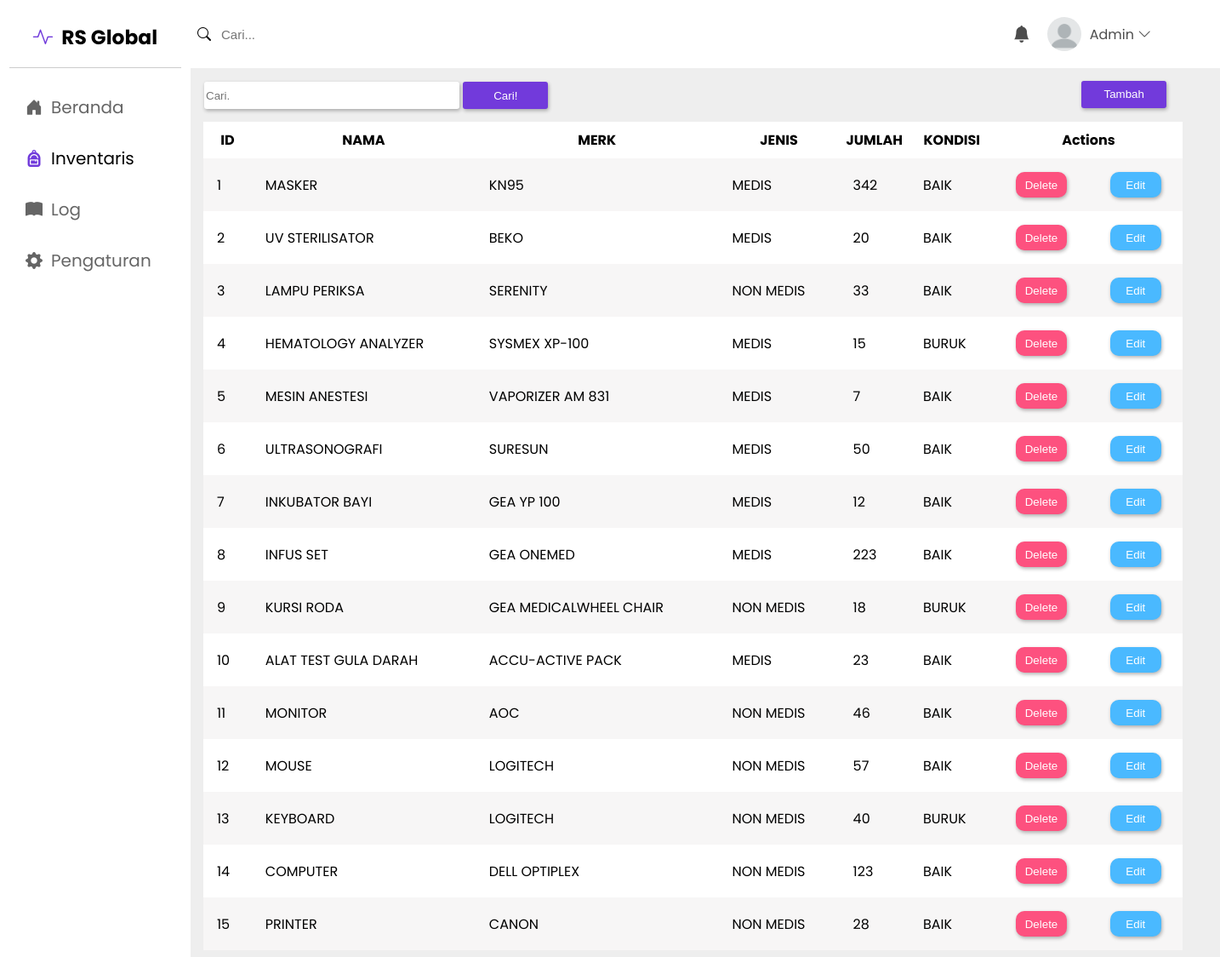
Before: /inventaris.php with the older database file.
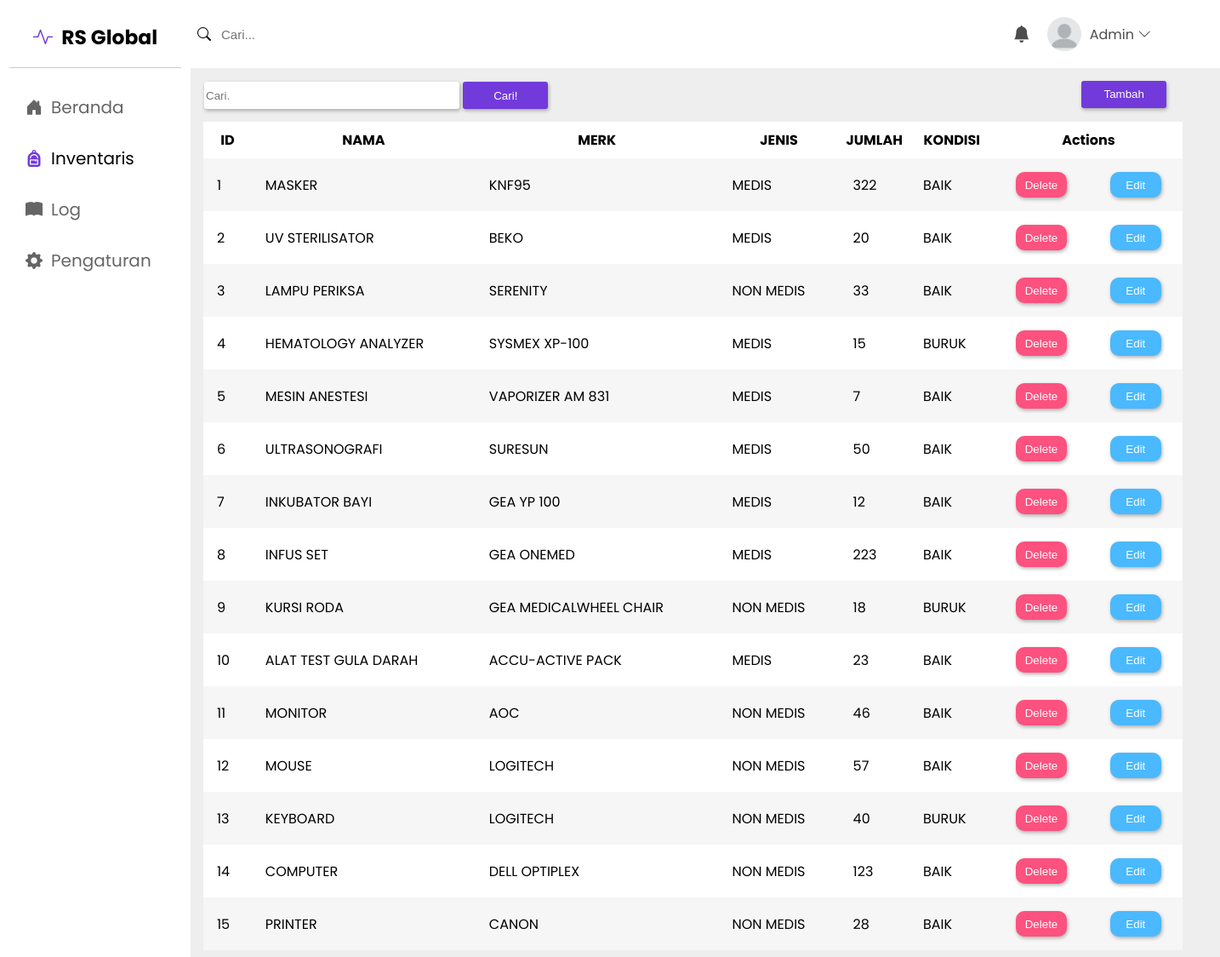
After: the same page with the newer database file.
### tables this page shows
CREATE TABLE `barang` (
  `ID_BARANG` int(11) NOT NULL,
  `NAMA_BARANG` varchar(255) NOT NULL,
  `MERK_BARANG` varchar(255) NOT NULL,
  `JENIS_BARANG` varchar(255) NOT NULL,
  `JUMLAH` int(11) NOT NULL,
  `KONDISI` varchar(6) NOT NULL
);

### inventaris.php (the view, shortened to what this page needs)
<?php
include_once("koneksi.php");
?>
<!DOCTYPE html>
<html lang="en">
<head>
    <link rel="stylesheet" href="src/style.css">
    <link rel="stylesheet" href="https://cdn.jsdelivr.net/npm/bootstrap-icons@1.11.1/font/bootstrap-icons.css">
</head>
<body>
    <div class="navbar">
        <div class="container">
            <form action="post">
                <i class="bi bi-search"></i><input type="text" name="" id="" placeholder="Cari...">
            </form>
            <div class="social">
                <a href="#"><i class="bi bi-bell-fill" id="bell"></i></a>
                <img src="img/profile.jpg" alt="">
                <a href="#"> Admin <i class="bi bi-chevron-down"></i></a>
            </div>
        </div>
    </div>
    <div class="sidebar">
        <div class="container">
            <span class="logo">
                <h3><i class="bi bi-activity"></i>RS Global</h3>
            </span>
            <div class="nav">
                <a href="index.php"><i class="bi bi-house-door-fill"></i> Beranda</a>
                <a href="inventaris.php" style="opacity: 1;"><i class="bi bi-backpack-fill" style="color: #713bdb;"></i>Inventaris</a>
                <a href="log.php"><i class="bi bi-book-fill"></i> Log</a>
                <a href="pengaturan.php"><i class="bi bi-gear-fill"></i> Pengaturan</a>
            </div>
        </div>
    </div>
    <div class="inventory">
        <div class="upper-con">
            <form action="" method="post" name="form">
                <input type="text" placeholder="Cari."name="keyword">
                <button type="submit" name="cari">Cari!</button>
            </form>
            <a href="tambah.php"><button>Tambah</button></a>
        </div>
        <div class="container">
            <table>
                <tr>
                    <th>ID</th>
                    <th>NAMA</th>
                    <th>MERK</th>
                    <th>JENIS</th>
                    <th>JUMLAH</th>
                    <th>KONDISI</th>
                    <th colspan="2">Actions</th>
                </tr>
                <?php
                if(isset($_POST['cari'])){
                    $cari = $_POST['keyword'];
                    $query = mysqli_query($koneksi, "SELECT * FROM barang WHERE NAMA_BARANG LIKE '$cari%'");
                }else{
                    $query = mysqli_query($koneksi, "SELECT * FROM barang");
                }
                ?>
                <?php
                while ($data = mysqli_fetch_array($query)) {
                    echo "<tr>";
                    echo "<td>" . $data['ID_BARANG'] . "</td>";
                    echo "<td>" . $data['NAMA_BARANG'] . "</td>";
                    echo "<td>" . $data['MERK_BARANG'] . "</td>";
                    echo "<td>" . $data['JENIS_BARANG'] . "</td>";
                    echo "<td>" . $data['JUMLAH'] . "</td>";
                    echo "<td>" . $data['KONDISI'] . "</td>";
                    echo "<td class='button'><a href='delete.php?ID=$data[ID_BARANG]'><button class='del'>Delete</button></a></td>";
                    echo "<td class='button'><a href='edit.php?ID=$data[ID_BARANG]'><button class='edit'>Edit</button></a></td>";
                }
                ?>
            </table>
        </div>
    </div>
</body>
</html>

### src/style.css (style rules this page uses)
* { box-sizing: border-box; }
body { font-family: "Poppins", sans-serif; width: 100%; height: 100vh; margin: 0; padding: 0; background-color: #eee; overflow: scroll; overflow-x: hidden; }
.container { margin: 7px; padding: 8px; }
.navbar { width: 100%; height: 80px; background-color: #fff; position: fixed; top: 0; display: flex; align-items: center; max-width: 100%; }
.navbar .container { width: 80%; margin-left: 14rem; display: flex; align-items: center; position: fixed; justify-content: space-between; }
.navbar .container img { height: 40px; width: 40px; border-radius: 50%; }
.navbar .container input[type="text"] { height: 60px; width: 500px; font-size: 15px; border: none; outline: none; }
#bell { font-size: 20px; }
.navbar a { color: black; opacity: 0.7; text-decoration: none; }
.navbar .container .social { display: flex; align-items: center; justify-content: center; gap: 10px; }
.sidebar { display: flex; justify-content: center; width: 14rem; background-color: white; height: 100%; position: fixed; font-size: 20px; margin: 0; padding: 0; top: 0; }
.sidebar .container { padding-top: 0; margin-top: 0; }
span.logo { display: flex; justify-content: center; border-bottom: 1px solid rgb(204, 204, 204); width: 90%; margin: 1% 5%; height: 78px; }
span.logo i { color: #713bdb; }
.sidebar .nav { display: flex; flex-direction: column; width: 100%; margin-top: 1rem; }
.sidebar .nav a { width: 14rem; height: 60px; text-decoration: none; color: black; opacity: 0.6; align-items: center; padding: 30px; display: flex; }
.sidebar i, form i, .navbar i { margin-right: 10px; }
.inventory { width: 100%; margin-left: 14rem; margin-top: 80px; }
.inventory .container { display: flex; align-items: center; }
.upper-con { display: flex; align-items: center; justify-content: space-between; width: 80%; }
.upper-con input[type="text"] { margin-left: 1rem; margin-top: 1rem; height: 2rem; width: 300px; border: none; outline: none; box-shadow: 1px 2px 4px rgba(0, 0, 0, 0.3); border-radius: 3px; }
.upper-con button { margin-top: 1em; height: 2rem; width: 100px; border: none; outline: none; box-shadow: 1px 2px 4px rgba(0, 0, 0, 0.3); border-radius: 3px; cursor: pointer; background-color: #723adb; color: white; }
.container table { background-color: white; width: 82%; border-collapse: collapse; box-shadow: rgba(0, 0, 0, 0.3); }
.container table tr { height: 2.7rem; }
.container table tr td { padding: 1em; }
.button { text-align: center; }
.container table tr:nth-child(even) { background-color: #f7f6f6; }
.del { background-color: #fd517f; border: none; color: white; height: 30px; width: 60px; border-radius: 10px; cursor: pointer; box-shadow: 1px 2px 4px rgba(0, 0, 0, 0.3); }
.edit { background-color: #4ab9ff; border: none; color: white; height: 30px; width: 60px; border-radius: 10px; cursor: pointer; box-shadow: 1px 2px 4px rgba(0, 0, 0, 0.3); }
body { -ms-overflow-style: none; scrollbar-width: none; }

Changed rows visible on the page:
changed barang "MASKER": MERK_BARANG "KN95" → "KNF95"; JUMLAH "342" → "322"
